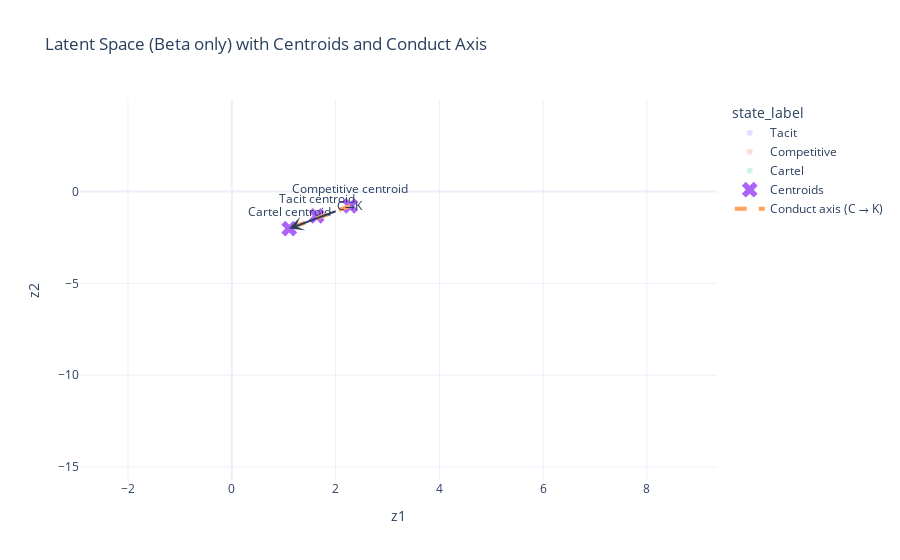

This figure's notebook cell:
### Code cell
fig = px.scatter(
    pure,
    x="z1",
    y="z2",
    color="state_label",
    opacity=0,
    title="Latent Space (Beta only) with Centroids and Conduct Axis",
    template="plotly_white"
)

# Add centroid markers
centroids = np.vstack([mu_C, mu_T, mu_K])
centroid_labels = ["Competitive centroid", "Tacit centroid", "Cartel centroid"]

fig.add_trace(go.Scatter(
    x=centroids[:,0],
    y=centroids[:,1],
    mode="markers+text",
    text=centroid_labels,
    textposition="top center",
    marker=dict(size=14, symbol="x"),
    name="Centroids"
))

# Add arrow from mu_C to mu_K
fig.add_trace(go.Scatter(
    x=[mu_C[0], mu_K[0]],
    y=[mu_C[1], mu_K[1]],
    mode="lines",
    line=dict(width=4, dash="dash"),
    name="Conduct axis (C → K)"
))

# Optional: annotate arrow direction
fig.add_annotation(
    x=mu_K[0], y=mu_K[1],
    ax=mu_C[0], ay=mu_C[1],
    xref="x", yref="y", axref="x", ayref="y",
    showarrow=True, arrowhead=3, arrowsize=1.2, arrowwidth=2,
    text="C→K"
)

fig.show()

### Figure 1 — Plotly figure (JSON) as saved in the notebook; plotly's stock layout.template omitted (floating-point values rounded to 4 significant figures; data arrays with more than 128 entries replaced by an {"elided": "..."} marker saying what was removed)
{"data": [{"hovertemplate": "state_label=Tacit<br>z1=%{x}<br>z2=%{y}<extra></extra>", "legendgroup": "Tacit", "marker": {"color": "#636efa", "opacity": 0, "symbol": "circle"}, "mode": "markers", "name": "Tacit", "showlegend": true, "type": "scattergl", "x": {"elided": "6712 float values"}, "xaxis": "x", "y": {"elided": "6712 float values"}, "yaxis": "y"}, {"hovertemplate": "state_label=Competitive<br>z1=%{x}<br>z2=%{y}<extra></extra>", "legendgroup": "Competitive", "marker": {"color": "#EF553B", "opacity": 0, "symbol": "circle"}, "mode": "markers", "name": "Competitive", "showlegend": true, "type": "scattergl", "x": {"elided": "6844 float values"}, "xaxis": "x", "y": {"elided": "6844 float values"}, "yaxis": "y"}, {"hovertemplate": "state_label=Cartel<br>z1=%{x}<br>z2=%{y}<extra></extra>", "legendgroup": "Cartel", "marker": {"color": "#00cc96", "opacity": 0, "symbol": "circle"}, "mode": "markers", "name": "Cartel", "showlegend": true, "type": "scattergl", "x": {"elided": "11456 float values"}, "xaxis": "x", "y": {"elided": "11456 float values"}, "yaxis": "y"}, {"marker": {"size": 14, "symbol": "x"}, "mode": "markers+text", "name": "Centroids", "text": ["Competitive centroid", "Tacit centroid", "Cartel centroid"], "textposition": "top center", "type": "scatter", "x": [2.281, 1.636, 1.107], "y": [-0.7822, -1.325, -2.02]}, {"line": {"dash": "dash", "width": 4}, "mode": "lines", "name": "Conduct axis (C → K)", "type": "scatter", "x": [2.281, 1.107], "y": [-0.7822, -2.02]}], "layout": {"annotations": [{"arrowhead": 3, "arrowsize": 1.2, "arrowwidth": 2, "ax": 2.281, "axref": "x", "ay": -0.7822, "ayref": "y", "showarrow": true, "text": "C→K", "x": 1.107, "xref": "x", "y": -2.02, "yref": "y"}], "legend": {"title": {"text": "state_label"}, "tracegroupgap": 0}, "title": {"text": "Latent Space (Beta only) with Centroids and Conduct Axis"}, "xaxis": {"anchor": "y", "domain": [0, 1], "title": {"text": "z1"}}, "yaxis": {"anchor": "x", "domain": [0, 1], "title": {"text": "z2"}}}}
